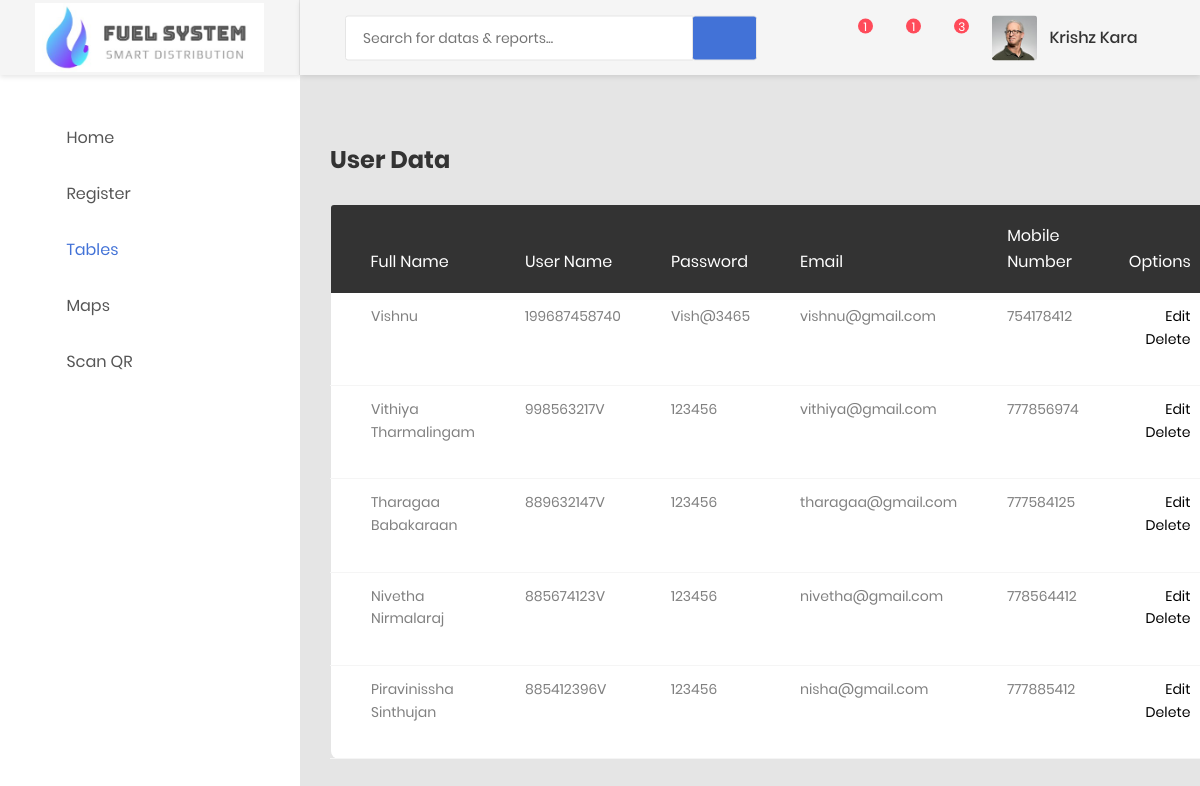
The app's page /System/pro/front/table_user.php with its own data.
### tables this page shows
CREATE TABLE `user_tbl` (
  `id` int(10) NOT NULL,
  `full_name` varchar(100) NOT NULL,
  `user_name` varchar(50) NOT NULL,
  `password` varchar(25) NOT NULL,
  `email` varchar(50) NOT NULL,
  `mobile_no` int(10) NOT NULL
);

### System/pro/front/table_user.php (the view, shortened to what this page needs)
<?php
require_once'../db_action/db_connection.php';
?>
<!DOCTYPE html>
<html lang="en">
<head>
    <link href="css/font-face.css" rel="stylesheet" media="all">
    <link href="vendor/font-awesome-4.7/css/font-awesome.min.css" rel="stylesheet" media="all">
    <link href="vendor/font-awesome-5/css/fontawesome-all.min.css" rel="stylesheet" media="all">
    <link href="vendor/mdi-font/css/material-design-iconic-font.min.css" rel="stylesheet" media="all">
    <link href="vendor/bootstrap-4.1/bootstrap.min.css" rel="stylesheet" media="all">
    <link href="vendor/animsition/animsition.min.css" rel="stylesheet" media="all">
    <link href="vendor/bootstrap-progressbar/bootstrap-progressbar-3.3.4.min.css" rel="stylesheet" media="all">
    <link href="vendor/wow/animate.css" rel="stylesheet" media="all">
    <link href="vendor/css-hamburgers/hamburgers.min.css" rel="stylesheet" media="all">
    <link href="vendor/slick/slick.css" rel="stylesheet" media="all">
    <link href="vendor/select2/select2.min.css" rel="stylesheet" media="all">
    <link href="vendor/perfect-scrollbar/perfect-scrollbar.css" rel="stylesheet" media="all">
    <link href="css/theme.css" rel="stylesheet" media="all">
</head>
<body class="animsition">
    <div class="page-wrapper">
        <aside class="menu-sidebar d-none d-lg-block">
            <div class="logo">
                <a href="#">
                    <img src="images/icon/logo.png" alt="Cool Admin" />
                </a>
            </div>
            <div class="menu-sidebar__content js-scrollbar1">
                <nav class="navbar-sidebar">
                    <ul class="list-unstyled navbar__list">
                        <li>
                            <a href="index.php">
                                <i class="fa fa-home"></i>Home</a>
                        </li>
                        <li >
                            <a class="js-arrow" href="#">
                                <i class="far fa-check-square"></i>Register</a>
                        </li>
                        <li class="active has-sub">
                        <a class="js-arrow" href="#">
                                <i class="fas fa-table"></i>Tables</a>
                        </li>
                        <li>
                            <a href="map.php">
                                <i class="fas fa-map-marker-alt"></i>Maps</a>
                        </li>
                        <li>
                            <a href="scan.php">
                                <i class="fas fa-desktop"></i>Scan QR</a>
                        </li>
                    </ul>
                </nav>
            </div>
        </aside>
        <div class="page-container">
            <header class="header-desktop">
                <div class="section__content section__content--p30">
                    <div class="container-fluid">
                        <div class="header-wrap">
                            <form class="form-header" action="" method="POST">
                                <input class="au-input au-input--xl" type="text" name="search" placeholder="Search for datas &amp; reports..." />
                                <button class="au-btn--submit" type="submit">
                                    <i class="zmdi zmdi-search"></i>
                                </button>
                            </form>
                            <div class="header-button">
                                <div class="noti-wrap">
                                    <div class="noti__item js-item-menu">
                                        <i class="zmdi zmdi-comment-more"></i>
                                        <span class="quantity">1</span>
                                    </div>
                                    <div class="noti__item js-item-menu">
                                        <i class="zmdi zmdi-email"></i>
                                        <span class="quantity">1</span>
                                    </div>
                                    <div class="noti__item js-item-menu">
                                        <i class="zmdi zmdi-notifications"></i>
                                        <span class="quantity">3</span>
                                    </div>
                                </div>
                                <div class="account-wrap">
                                    <div class="account-item clearfix js-item-menu">
                                        <div class="image">
                                            <img src="images/icon/avatar-01.jpg" alt="John Doe" />
                                        </div>
                                        <div class="content">
                                            <a class="js-acc-btn" href="#">Krishz Kara</a>
                                        </div>
                                    </div>
                                </div>
                            </div>
                        </div>
                    </div>
                </div>
            </header>
            <div class="main-content">
                <div class="section__content section__content--p30">
                    <div class="container-fluid">
                        <div class="row">
                        <div class="row m-t-30">
                            <div class="col-md-12">
                                <div class="table-responsive m-b-40">
                                <h3 class="title-3 m-b-30"> <b>User Data</b></h3>
                                    <table class="table table-borderless table-data3">
                                        <thead>
                                            <tr>
                                                <th>Full Name</th>
                                                <th>User Name</th>
                                                <th>Password</th>
                                                <th>Email</th>
                                                <th>Mobile Number</th>
                                                <th>Options</th>
                                            </tr>
                                        </thead>
                                        <tbody>
                                            <?php
                                                $sql = "Select * From user_tbl";
                                                $result = $conn->query($sql);
                                                if ($result -> num_rows>0) {
                                                while ($row = $result->fetch_assoc())
                                                {
                                                echo "<tr>
                                                <td>".$row['full_name']."</td>
                                                <td>".$row['user_name']."</td>
                                                <td>".$row['password']."</td>
                                                <td>".$row['email']."</td>
                                                <td>".$row['mobile_no']."</td>
                                                <td>
                                                <div>
                                                    <a href='edit_user.php?id=".$row['id']."'><button type='button'>Edit</button></a>
                                                    <a href='delete_user.php?id=".$row['id']."'><button type='button'>Delete</button>
                                                </div>
                                                </td>
                                                </tr> ";
                                                }
                                                } else {
                                                    echo "<tr><td colspan=5><center>No Data Available Right Now </center></td></tr>";
                                                }
                                                ?>
                                        </tbody>
                                    </table>
                                </div>
                            </div>
                        </div>
                    </div>
                </div>
            </div>
        </div>
    </div>
</body>
</html>

### records on screen
user_tbl: full_name "Vishnu", user_name "199687458740", password "Vish@3465", email "vishnu@gmail.com", mobile_no "754178412"
user_tbl: full_name "Vithiya Tharmalingam", user_name "998563217V", password "123456", email "vithiya@gmail.com", mobile_no "777856974"
user_tbl: full_name "Tharagaa Babakaraan", user_name "889632147V", password "123456", email "tharagaa@gmail.com", mobile_no "777584125"
user_tbl: full_name "Nivetha Nirmalaraj", user_name "885674123V", password "123456", email "nivetha@gmail.com", mobile_no "778564412"
user_tbl: full_name "Piravinissha Sinthujan", user_name "885412396V", password "123456", email "nisha@gmail.com", mobile_no "777885412"
